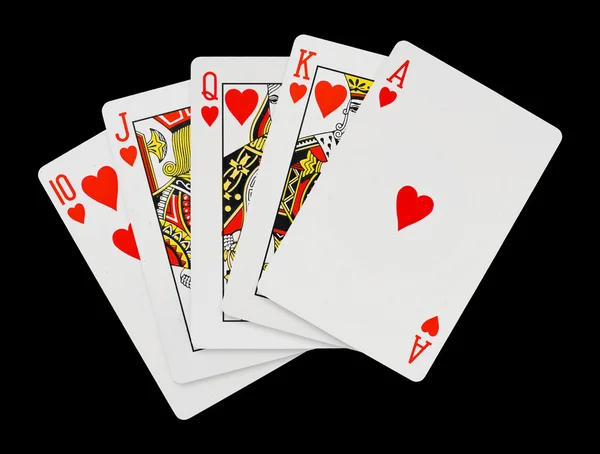
#> input picture data/cards.jpg, 600 x 454 px, given in place of the camera
$ python fidleingaround.py
#> lines starting #> are read from the running program, lines starting #| are printed output that depends on the picture
import numpy as np
import cv2 as cv

cap = cv.VideoCapture(1)
while True:
    ret,frame = cap.read()
#> frame is the input picture: shape (454, 600, 3); mean B, G, R 92.7, 95.9, 103.1

    lower_range = np.array([87,154,140])
    upper_range = np.array([110,255,255])


    blur_frame = cv.GaussianBlur(frame,(5,5),2)
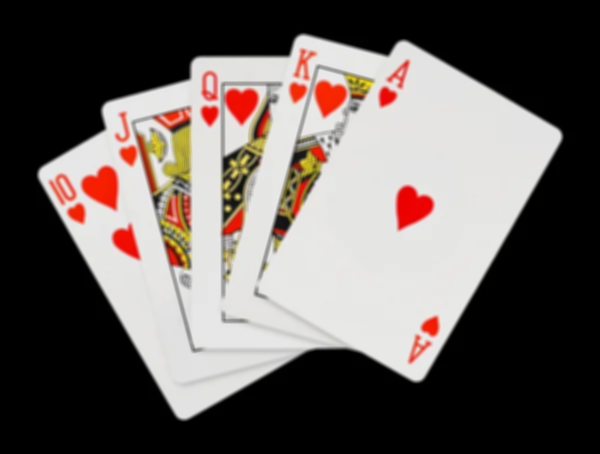
#> blur_frame: shape (454, 600, 3); mean B, G, R 92.7, 95.9, 103.1
    hsv_frame = cv.cvtColor(blur_frame,cv.COLOR_BGR2HSV)
#> hsv_frame: shape (454, 600, 3); mean H, S, V 12.4, 14.4, 103.2

    mask = cv.inRange(hsv_frame,lower_range,upper_range)
#> mask: shape (454, 600); every value is 0

    kernel1 = cv.getStructuringElement(cv.MORPH_ELLIPSE,(5,5))
    clean_mask1 = cv.morphologyEx(mask,cv.MORPH_CLOSE,kernel1)

    kernel2 = cv.getStructuringElement(cv.MORPH_ELLIPSE,(3,3))
    clean_mask2 = cv.morphologyEx(clean_mask1,cv.MORPH_OPEN,kernel2)

    contours , hiearchy = cv.findContours(clean_mask2,cv.RETR_EXTERNAL,cv.CHAIN_APPROX_SIMPLE)
#> contours = []; hiearchy = None
    for cnt in contours:
        cnt_area = cv.contourArea(cnt)
        # largest = max(contours,key=cv.contourArea)
        if len(contours) > 0:
            x,y,w,h = cv.boundingRect(cnt)
            cv.rectangle(frame,(x,y),(x+w,y+h),(255,255,0),1)
#> this loop made 0 passes
    # cv.morphologyEx(mask,)

    bitwise_mask = cv.bitwise_and(frame,frame,mask=clean_mask2)
#> bitwise_mask: shape (454, 600, 3); every value is 0


    cv.imshow("video",frame)
    if cv.waitKey(1) & 0xFF == ord('q'):
#> (key q is pressed here)
        break
cv.destroyAllWindows()
cap.release()
